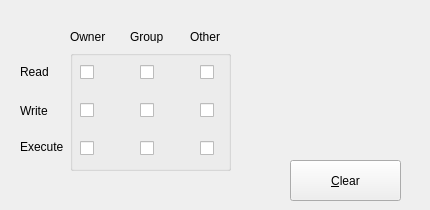
<?xml version="1.0" encoding="UTF-8"?>
<ui version="4.0">
 <class>MainWindow</class>
 <widget class="QMainWindow" name="MainWindow">
  <property name="geometry">
   <rect>
    <x>0</x>
    <y>0</y>
    <width>430</width>
    <height>210</height>
   </rect>
  </property>
  <property name="sizePolicy">
   <sizepolicy hsizetype="Preferred" vsizetype="Preferred">
    <horstretch>0</horstretch>
    <verstretch>0</verstretch>
   </sizepolicy>
  </property>
  <property name="minimumSize">
   <size>
    <width>430</width>
    <height>210</height>
   </size>
  </property>
  <property name="maximumSize">
   <size>
    <width>430</width>
    <height>210</height>
   </size>
  </property>
  <property name="windowTitle">
   <string>CHMOD Converter</string>
  </property>
  <property name="windowIcon">
   <iconset>
    <normaloff>P:/backgrounds/1440x900/00006_smiley2_1440_900.jpg</normaloff>P:/backgrounds/1440x900/00006_smiley2_1440_900.jpg</iconset>
  </property>
  <widget class="QWidget" name="centralWidget">
   <widget class="QGroupBox" name="groupBox">
    <property name="geometry">
     <rect>
      <x>70</x>
      <y>50</y>
      <width>161</width>
      <height>121</height>
     </rect>
    </property>
    <property name="title">
     <string/>
    </property>
    <widget class="QCheckBox" name="checkBox_3">
     <property name="geometry">
      <rect>
       <x>10</x>
       <y>90</y>
       <width>16</width>
       <height>16</height>
      </rect>
     </property>
     <property name="maximumSize">
      <size>
       <width>80</width>
       <height>16777215</height>
      </size>
     </property>
     <property name="text">
      <string/>
     </property>
    </widget>
    <widget class="QCheckBox" name="checkBox_2">
     <property name="geometry">
      <rect>
       <x>10</x>
       <y>52</y>
       <width>16</width>
       <height>16</height>
      </rect>
     </property>
     <property name="maximumSize">
      <size>
       <width>80</width>
       <height>16777215</height>
      </size>
     </property>
     <property name="text">
      <string/>
     </property>
    </widget>
    <widget class="QCheckBox" name="checkBox">
     <property name="geometry">
      <rect>
       <x>10</x>
       <y>14</y>
       <width>16</width>
       <height>16</height>
      </rect>
     </property>
     <property name="maximumSize">
      <size>
       <width>80</width>
       <height>16777215</height>
      </size>
     </property>
     <property name="text">
      <string/>
     </property>
    </widget>
    <widget class="QCheckBox" name="checkBox_6">
     <property name="geometry">
      <rect>
       <x>70</x>
       <y>90</y>
       <width>16</width>
       <height>16</height>
      </rect>
     </property>
     <property name="text">
      <string/>
     </property>
    </widget>
    <widget class="QCheckBox" name="checkBox_5">
     <property name="geometry">
      <rect>
       <x>70</x>
       <y>52</y>
       <width>16</width>
       <height>16</height>
      </rect>
     </property>
     <property name="maximumSize">
      <size>
       <width>79</width>
       <height>16777215</height>
      </size>
     </property>
     <property name="text">
      <string/>
     </property>
    </widget>
    <widget class="QCheckBox" name="checkBox_4">
     <property name="geometry">
      <rect>
       <x>70</x>
       <y>14</y>
       <width>16</width>
       <height>16</height>
      </rect>
     </property>
     <property name="maximumSize">
      <size>
       <width>79</width>
       <height>16777215</height>
      </size>
     </property>
     <property name="text">
      <string/>
     </property>
    </widget>
    <widget class="QCheckBox" name="checkBox_8">
     <property name="geometry">
      <rect>
       <x>130</x>
       <y>52</y>
       <width>16</width>
       <height>16</height>
      </rect>
     </property>
     <property name="maximumSize">
      <size>
       <width>80</width>
       <height>16777215</height>
      </size>
     </property>
     <property name="text">
      <string/>
     </property>
    </widget>
    <widget class="QCheckBox" name="checkBox_9">
     <property name="geometry">
      <rect>
       <x>130</x>
       <y>90</y>
       <width>16</width>
       <height>16</height>
      </rect>
     </property>
     <property name="maximumSize">
      <size>
       <width>80</width>
       <height>16777215</height>
      </size>
     </property>
     <property name="text">
      <string/>
     </property>
    </widget>
    <widget class="QCheckBox" name="checkBox_7">
     <property name="geometry">
      <rect>
       <x>130</x>
       <y>14</y>
       <width>16</width>
       <height>16</height>
      </rect>
     </property>
     <property name="maximumSize">
      <size>
       <width>80</width>
       <height>16777215</height>
      </size>
     </property>
     <property name="text">
      <string/>
     </property>
    </widget>
   </widget>
   <widget class="QLabel" name="lblRead">
    <property name="geometry">
     <rect>
      <x>20</x>
      <y>65</y>
      <width>46</width>
      <height>13</height>
     </rect>
    </property>
    <property name="text">
     <string>Read</string>
    </property>
   </widget>
   <widget class="QLabel" name="lblWrite">
    <property name="geometry">
     <rect>
      <x>20</x>
      <y>104</y>
      <width>46</width>
      <height>13</height>
     </rect>
    </property>
    <property name="text">
     <string>Write</string>
    </property>
   </widget>
   <widget class="QLabel" name="lblExecute">
    <property name="geometry">
     <rect>
      <x>20</x>
      <y>140</y>
      <width>46</width>
      <height>13</height>
     </rect>
    </property>
    <property name="text">
     <string>Execute</string>
    </property>
   </widget>
   <widget class="QLabel" name="lblOwner">
    <property name="geometry">
     <rect>
      <x>70</x>
      <y>30</y>
      <width>46</width>
      <height>13</height>
     </rect>
    </property>
    <property name="text">
     <string>Owner</string>
    </property>
   </widget>
   <widget class="QLabel" name="lblGroup">
    <property name="geometry">
     <rect>
      <x>130</x>
      <y>30</y>
      <width>46</width>
      <height>13</height>
     </rect>
    </property>
    <property name="text">
     <string>Group</string>
    </property>
   </widget>
   <widget class="QLabel" name="lblOther">
    <property name="geometry">
     <rect>
      <x>190</x>
      <y>30</y>
      <width>46</width>
      <height>13</height>
     </rect>
    </property>
    <property name="text">
     <string>Other</string>
    </property>
   </widget>
   <widget class="QPushButton" name="btnClear">
    <property name="geometry">
     <rect>
      <x>290</x>
      <y>160</y>
      <width>111</width>
      <height>41</height>
     </rect>
    </property>
    <property name="autoFillBackground">
     <bool>false</bool>
    </property>
    <property name="text">
     <string>&amp;Clear</string>
    </property>
   </widget>
   <widget class="QWidget" name="layoutWidget">
    <property name="geometry">
     <rect>
      <x>240</x>
      <y>110</y>
      <width>180</width>
      <height>22</height>
     </rect>
    </property>
    <property name="autoFillBackground">
     <bool>false</bool>
    </property>
    <layout class="QHBoxLayout" name="horizontalLayout">
     <item>
      <widget class="QLabel" name="lblString">
       <property name="autoFillBackground">
        <bool>false</bool>
       </property>
       <property name="text">
        <string>String:</string>
       </property>
      </widget>
     </item>
     <item>
      <widget class="QLineEdit" name="lneString">
       <property name="autoFillBackground">
        <bool>false</bool>
       </property>
       <property name="inputMask">
        <string/>
       </property>
       <property name="maxLength">
        <number>9</number>
       </property>
      </widget>
     </item>
    </layout>
   </widget>
   <widget class="QWidget" name="layoutWidget">
    <property name="geometry">
     <rect>
      <x>240</x>
      <y>50</y>
      <width>182</width>
      <height>22</height>
     </rect>
    </property>
    <property name="autoFillBackground">
     <bool>false</bool>
    </property>
    <layout class="QHBoxLayout" name="horizontalLayout_2">
     <item>
      <widget class="QLabel" name="lblChmod">
       <property name="autoFillBackground">
        <bool>false</bool>
       </property>
       <property name="text">
        <string>CHMOD:</string>
       </property>
      </widget>
     </item>
     <item>
      <widget class="QLineEdit" name="lneChmod">
       <property name="autoFillBackground">
        <bool>false</bool>
       </property>
       <property name="inputMask">
        <string/>
       </property>
       <property name="maxLength">
        <number>3</number>
       </property>
      </widget>
     </item>
    </layout>
   </widget>
  </widget>
 </widget>
 <layoutdefault spacing="6" margin="11"/>
 <tabstops>
  <tabstop>checkBox</tabstop>
  <tabstop>checkBox_2</tabstop>
  <tabstop>checkBox_3</tabstop>
  <tabstop>checkBox_4</tabstop>
  <tabstop>checkBox_5</tabstop>
  <tabstop>checkBox_6</tabstop>
  <tabstop>checkBox_7</tabstop>
  <tabstop>checkBox_8</tabstop>
  <tabstop>checkBox_9</tabstop>
  <tabstop>lneChmod</tabstop>
  <tabstop>lneString</tabstop>
  <tabstop>btnClear</tabstop>
 </tabstops>
 <resources/>
 <connections/>
</ui>
